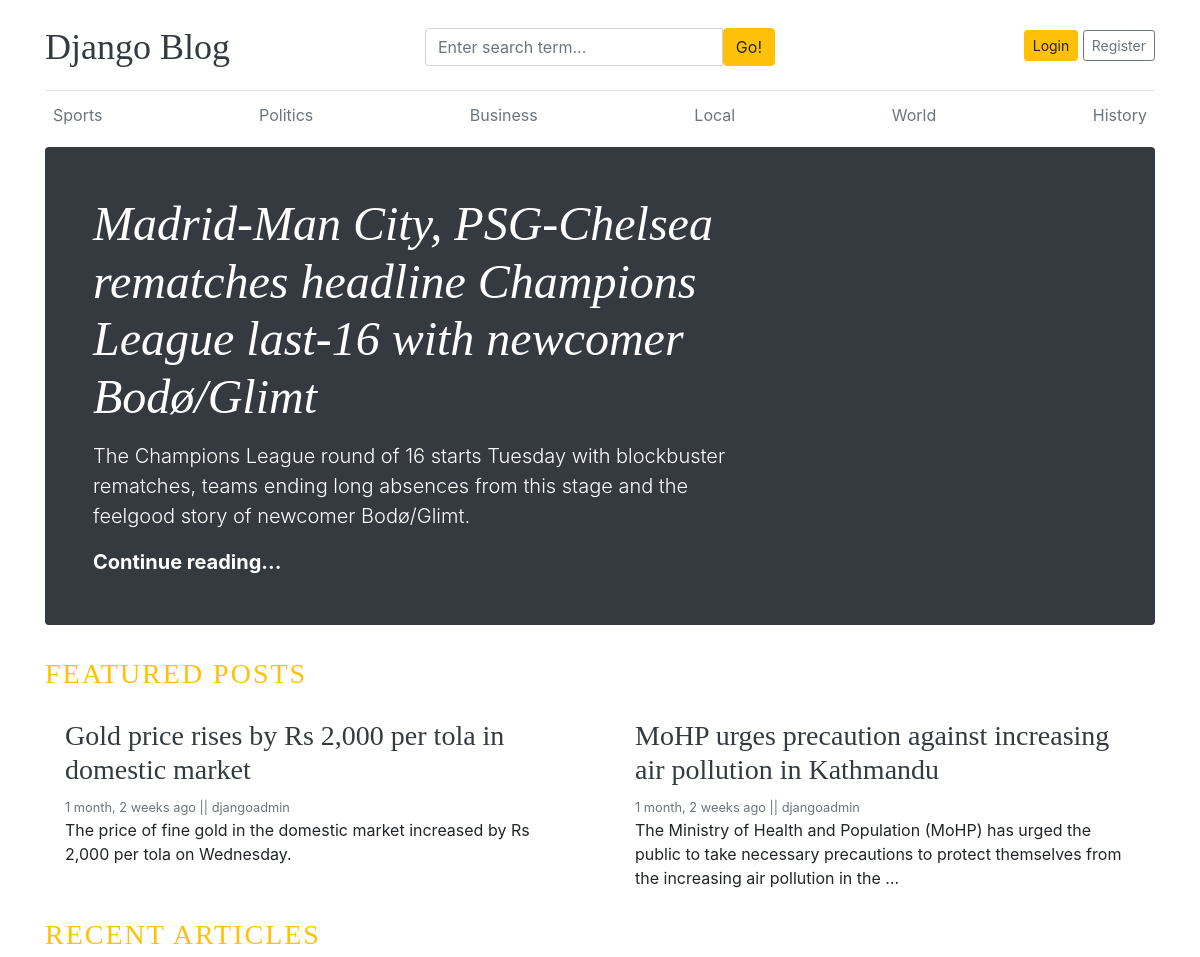
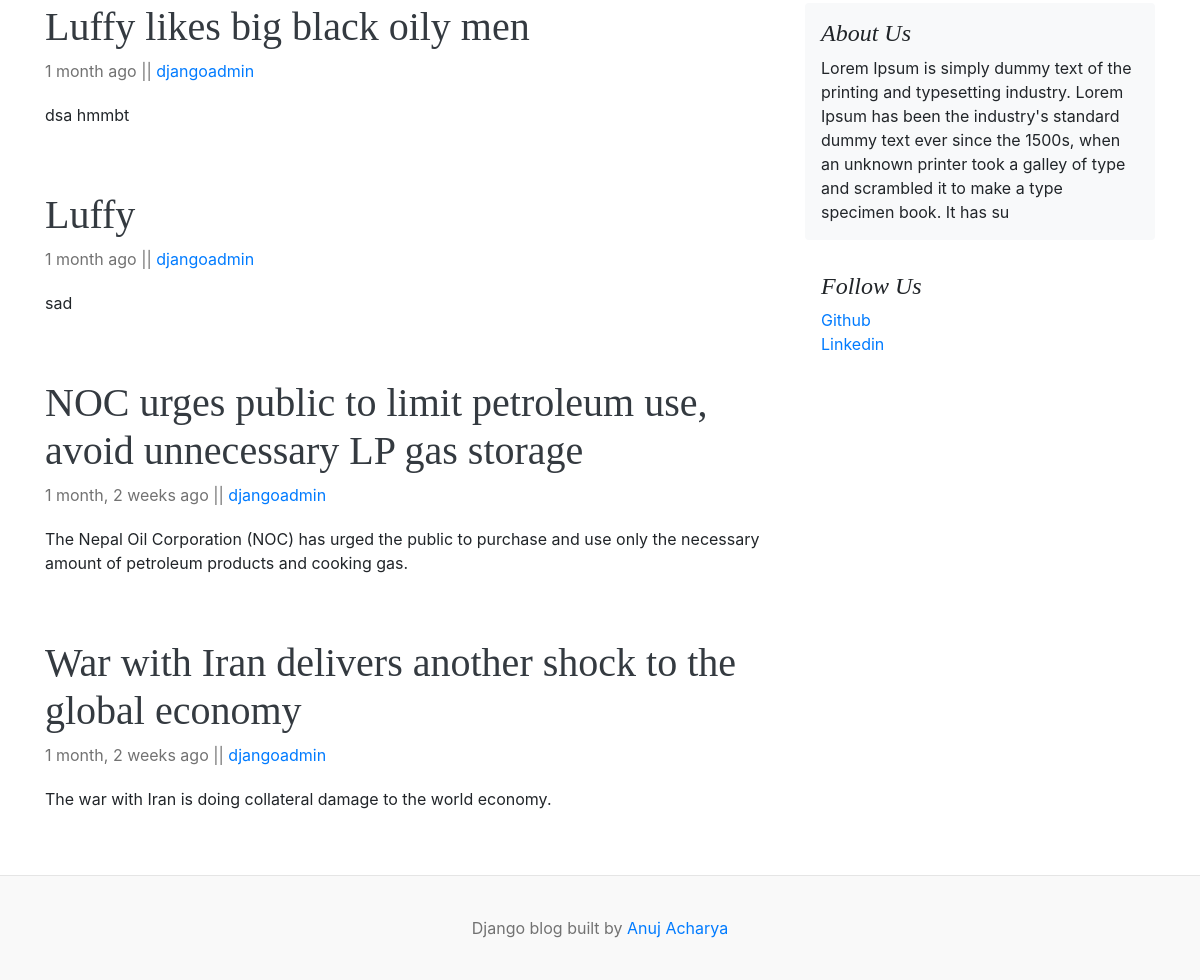
Before: / with the older database file (2 pictures, top to bottom).
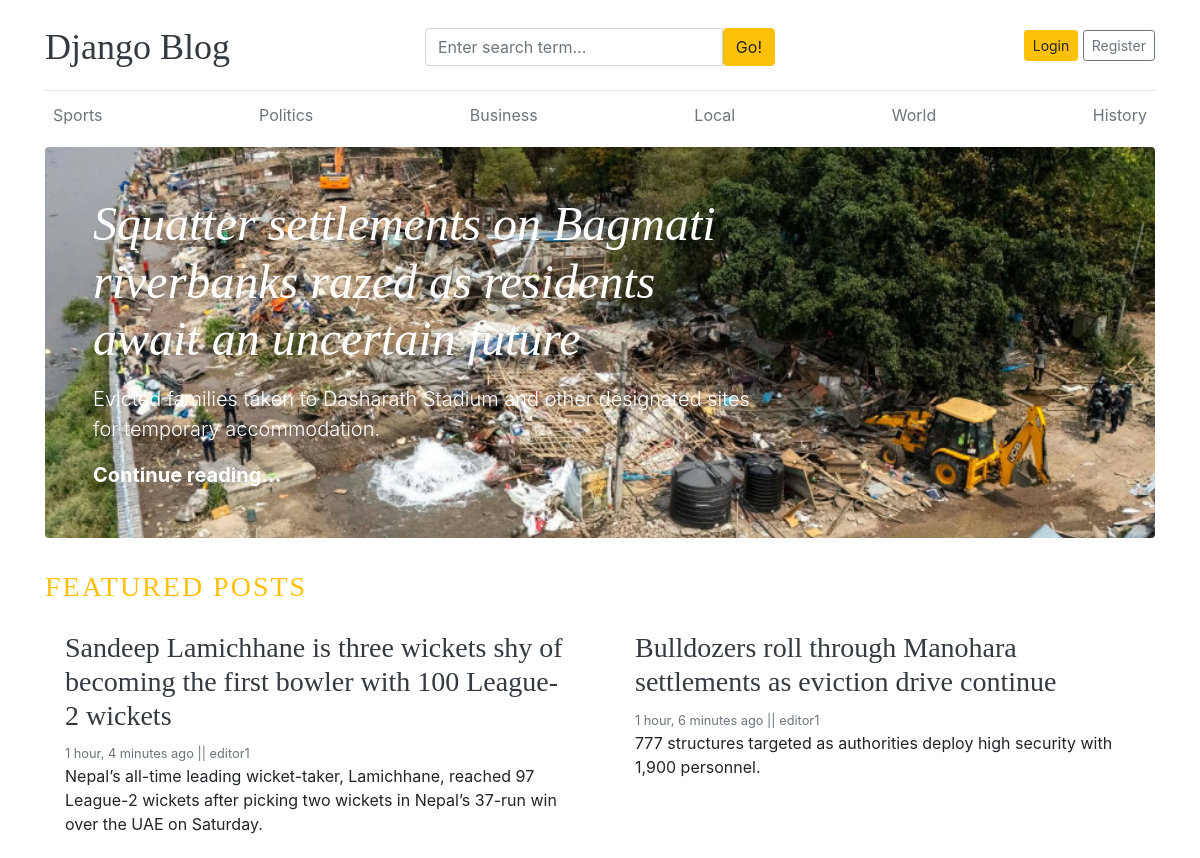
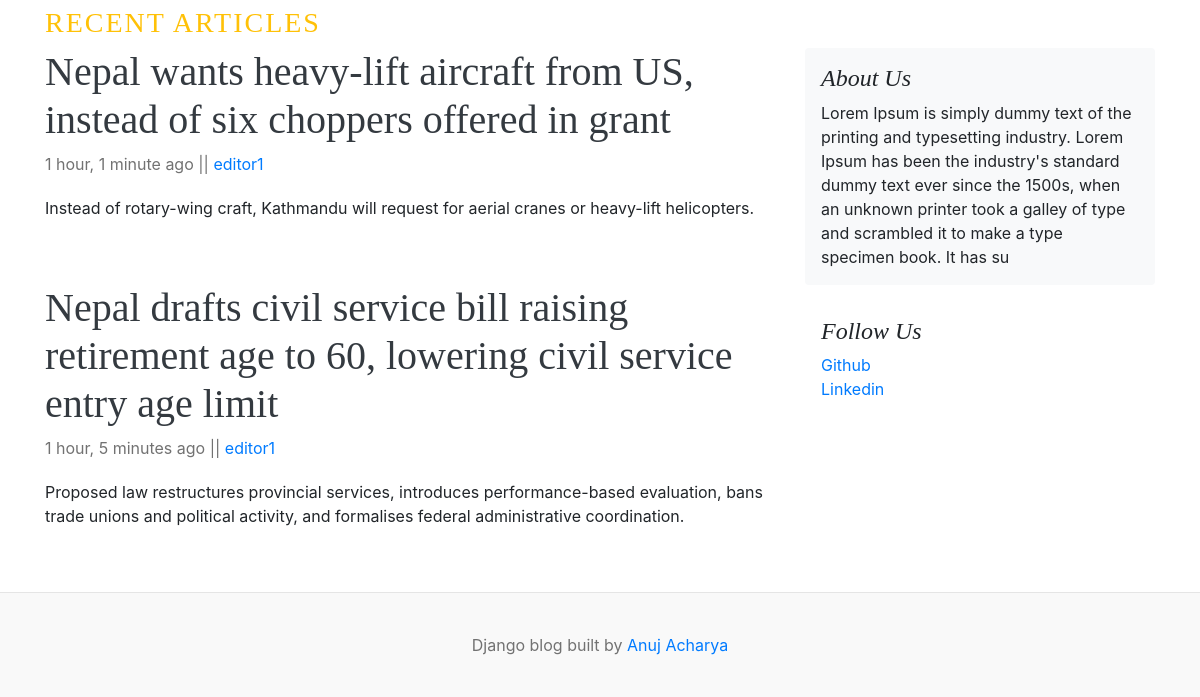
After: the same page with the newer database file (2 pictures, top to bottom).
### blogs/models.py (models this page shows, shortened)
class Category(models.Model):
    category_name = models.CharField(max_length=100, unique=True)
    created_at = models.DateTimeField(auto_now_add=True)
    updated_at = models.DateTimeField(auto_now=True)
    class Meta:
        verbose_name_plural = 'categories'

class Blog(models.Model):
     title = models.CharField(max_length=100)
     slug = models.SlugField(max_length=150, unique=True, blank=True)
     category = models.ForeignKey(Category, on_delete=models.CASCADE)
     author = models.ForeignKey(User, on_delete=models.CASCADE)
     featured_image = models.ImageField(upload_to='uploads/')
     short_description = models.TextField(max_length=500)
     blog_body = models.TextField(max_length=6000)
     status= models.CharField(max_length=100, choices=STATUS_CHOICES , default="Draft")
     is_featured = models.BooleanField(default=False)
     created_at = models.DateTimeField(auto_now_add=True)
     updated_at = models.DateTimeField(auto_now=True)

### assignments/models.py (models this page shows, shortened)
class About(models.Model):
    about_heading = models.CharField(max_length=25)
    about_description = models.TextField(max_length=255)
    created_at = models.DateTimeField(auto_now_add=True)
    updated_at = models.DateTimeField(auto_now=True)
    class Meta:
        verbose_name_plural = 'About'

class SocialLink(models.Model):
    name = models.CharField(max_length=25)
    url = models.URLField(max_length=255)
    created_at = models.DateTimeField(auto_now_add=True)
    updated_at = models.DateTimeField(auto_now=True)

### blog_main/views.py (the view)
# urls.py: 2. Add a URL to urlpatterns:  path('', views.home, name='home')
def home(request):
    featured_post = Blog.objects.filter(is_featured = True, status = 'Published').order_by('-updated_at')
    post = Blog.objects.filter(is_featured = False, status = 'Published').order_by('-updated_at')
    try:
        about = About.objects.get()
    except:
        about = None
    context = {
        'featured_posts': featured_post,
        'posts': post,
        'about': about,
    }
    return render(request, 'home.html', context)

### blogs/context_processors.py (called while the page is built)
def get_categories(request):
    categories = Category.objects.all()
    return dict(categories  = categories)

def get_social_links(request):
    social_links = SocialLink.objects.all()
    return dict(social_links=social_links)

### templates/home.html
{% extends 'base.html' %}
{% block content %}
{% for post in featured_posts %}
{% if forloop.first %}
<div class="jumbotron p-3 p-md-5 text-white rounded bg-dark"
     style="background-image: url('{{ post.featured_image.url }}');
            background-size: cover;
            background-position: center;
            background-repeat: no-repeat;">
    <div class="col-md-8 px-0">
      <h1 class="display-4 font-italic">{{post.title}}</h1>
      <p class="lead my-3">{{post.short_description | truncatewords:25}}</p>
      <p class="lead mb-0"><a href="{% url 'blogs' post.slug %}" class="text-white font-weight-bold">Continue reading...</a></p>
    </div>
  </div>
  {% endif %}
{% endfor %}
<h3 class="text-uppercase text-warning" style="letter-spacing: 2px;">Featured Posts</h3>
  <div class="row mb-2">
    {% for post in featured_posts %}
    {% if not forloop.first %}
    <div class="col-md-6">
      <div class="card border-0" >
        <div class="card-body">
          <h3> <a href="{% url 'blogs' post.slug %}" class="text-dark"> {{post.title}}</a></h3>
          <small class="mb-1 text-muted">{{post.created_at | timesince}} ago    ||  {{post.author}}</small>
          <p class="card-text">{{post.short_description | truncatewords:25}}</p>
        </div>
      </div>
    </div>
    {% endif %}
       {% endfor %}
  </div>
  <main role="main" class="container p-0">
<h3 class="text-uppercase text-warning" style="letter-spacing: 2px;">Recent Articles</h3>
    <div class="row">
      <div class="col-md-8 blog-main">
{% for post in posts %}
        <div class="blog-post">
          <h2 class="blog-post-title"> <a href="{% url 'blogs' post.slug %}" class="text-dark">{{post.title}}</a>  </h2>
          <p class="blog-post-meta">{{post.created_at | timesince}} ago    ||   <a href="#">{{post.author}}</a></p>
<p>{{post.short_description| truncatewords:25 }}</p>
        </div>
        {% endfor %}
      </div>
      <aside class="col-md-4 blog-sidebar">
        <div class="p-3 mb-3 bg-light rounded">
          <h4 class="font-italic">{{ about.about_heading }}</h4>
          <p class="mb-0">{{ about.about_description }}</p>
        </div>
        {% if social_links %}
        <div class="p-3">
          <h4 class="font-italic">Follow Us</h4>
          <ol class="list-unstyled">
            {% for link in social_links %}
            <li><a href="{{ link.url }}" target="_blank">{{ link.name }}</a></li>
            {% endfor %}
          </ol>
        </div>
        {% endif %}
      </aside>
    </div>
  </main>
</div>
{% endblock  %}

### templates/base.html (shortened to what this page needs)
{% load static %}
<!DOCTYPE html>
<html lang="en">
<head>
    <link href="https://getbootstrap.com/docs/4.0/dist/css/bootstrap.min.css" rel="stylesheet">
    <link href="{% static 'css/blog.css' %}" rel="stylesheet">
    <link rel="stylesheet" href="https://cdnjs.cloudflare.com/ajax/libs/font-awesome/4.7.0/css/font-awesome.min.css">
  </head>
<body>
    <div class="container">
<header class="blog-header py-3">
        <div class="row flex-nowrap justify-content-between align-items-center">
          <div class="col-4 pt-1">
            <a class="blog-header-logo text-dark" href="/">Django Blog</a>
          </div>
            <div class="col-4 pt-1">
              <form action="{% url 'search'%}" method="get">
               <div class="input-group">
                        <input class="form-control" name="keyword" type="text" value="{{keyword}}" placeholder="Enter search term..." aria-label="Enter search term..." aria-describedby="button-search" />
                        <button type= "submit " class="btn btn-warning" id="button-search" type="button">Go!</button>
                    </div>
                    </form>
            </div>
            <div class="col-4 d-flex justify-content-end align-items-center">
            {% if not user.is_authenticated %}
            <a class="btn btn-sm btn-warning" href="{% url 'login'  %}">Login</a> &nbsp;
            <a class="btn btn-sm btn-outline-secondary" href="{% url 'register' %}">Register</a>
            {% else %}
                <span><a href="{% url 'dashboard' %}">Dashboard</a></span>
                &emsp;
                <span><a href="{% url 'logout' %}">Logout</a></span>
            {% endif %}
          </div>
        </div>
      </header>
      <div class="nav-scroller py-1 mb-2">
        <nav class="nav d-flex justify-content-between">
          {% for i in categories %}
          <a class="p-2 text-muted" href="{% url 'post_by_category' i.id%}" >{{i.category_name}}</a>
          {% endfor %}
        </nav>
      </div>
{% block content %}
{% endblock %}
 <footer class="blog-footer">
  <p>Django blog built by <a href="#">Anuj Acharya</a></p>
</footer>
</body>
</html>

### static/css/blog.css (style rules this page uses)
.blog-header { border-bottom: 1px solid #e5e5e5; }
.blog-header-logo { font-family: "Playfair Display", Georgia, "Times New Roman", serif; font-size: 2.25rem; }
h1, h2, h3, h4, h5, h6 { font-family: "Playfair Display", Georgia, "Times New Roman", serif; }
.display-4 { font-size: 2.5rem; }
@media (min-width: 768px) { .display-4 { font-size: 3rem; } }
.blog-post { margin-bottom: 4rem; }
.blog-post-title { font-size: 2.5rem; }
.blog-post-meta { margin-bottom: 1.25rem; color: #727272; }
.blog-footer { padding: 2.5rem 0; color: #727272; text-align: center; background-color: #f9f9f9; border-top: .05rem solid #e5e5e5; }
.blog-footer p:last-child { margin-bottom: 0; }

Changed rows visible on the page:
removed Blog: title "Madrid-Man City, PSG-Chelsea rematches headline Champions League last-16 with newcomer Bodø/Glimt", short_description "The Champions League round of 16 starts Tuesday with blockbuster rematches, teams ending long absences from this stage and the feelgood story of newcomer Bodø/Glimt."
removed Blog: title "Gold price rises by Rs 2,000 per tola in domestic market", created_at "1 month, 2 weeks", author "djangoadmin", short_description "The price of fine gold in the domestic market increased by Rs 2,000 per tola on Wednesday.", shown under "FEATURED POSTS"
removed Blog: title "MoHP urges precaution against increasing air pollution in Kathmandu", created_at "1 month, 2 weeks", author "djangoadmin", short_description "The Ministry of Health and Population (MoHP) has urged the public to take necessary precautions to protect themselves from the increasing air pollution in the …", shown under "FEATURED POSTS"
removed Blog: title "Luffy likes big black oily men", created_at "1 month", author "djangoadmin", short_description "dsa hmmbt", shown under "RECENT ARTICLES"
removed Blog: title "Luffy", created_at "1 month", author "djangoadmin", short_description "sad", shown under "RECENT ARTICLES"
removed Blog: title "NOC urges public to limit petroleum use, avoid unnecessary LP gas storage", created_at "1 month, 2 weeks", author "djangoadmin", short_description "The Nepal Oil Corporation (NOC) has urged the public to purchase and use only the necessary amount of petroleum products and cooking gas.", shown under "RECENT ARTICLES"
removed Blog: title "War with Iran delivers another shock to the global economy", created_at "1 month, 2 weeks", author "djangoadmin", short_description "The war with Iran is doing collateral damage to the world economy.", shown under "RECENT ARTICLES"
added Blog: featured_image (picture), title "Squatter settlements on Bagmati riverbanks razed as residents await an uncertain future", short_description "Evicted families taken to Dasharath Stadium and other designated sites for temporary accommodation."
added Blog: title "Sandeep Lamichhane is three wickets shy of becoming the first bowler with 100 League-2 wickets", created_at "1 hour, 4 minutes", author "editor1", short_description "Nepal’s all-time leading wicket-taker, Lamichhane, reached 97 League-2 wickets after picking two wickets in Nepal’s 37-run win over the UAE on Saturday.", shown under "FEATURED POSTS"
added Blog: title "Bulldozers roll through Manohara settlements as eviction drive continue", created_at "1 hour, 6 minutes", author "editor1", short_description "777 structures targeted as authorities deploy high security with 1,900 personnel.", shown under "FEATURED POSTS"
added Blog: title "Nepal wants heavy-lift aircraft from US, instead of six choppers offered in grant", created_at "1 hour, 1 minute", author "editor1", short_description "Instead of rotary-wing craft, Kathmandu will request for aerial cranes or heavy-lift helicopters.", shown under "RECENT ARTICLES"
added Blog: title "Nepal drafts civil service bill raising retirement age to 60, lowering civil service entry age limit", created_at "1 hour, 5 minutes", author "editor1", short_description "Proposed law restructures provincial services, introduces performance-based evaluation, bans trade unions and political activity, and formalises federal administrative coordination.", shown under "RECENT ARTICLES"
